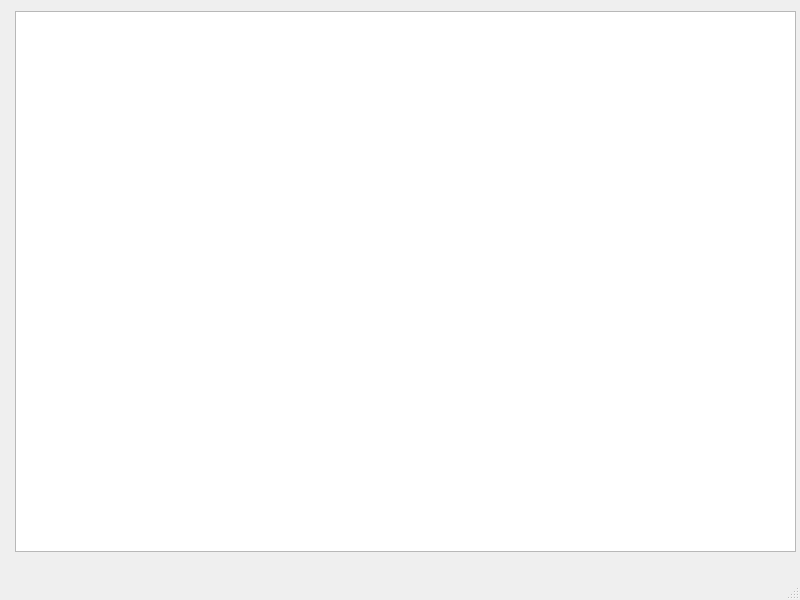
<?xml version="1.0" encoding="UTF-8"?>
<ui version="4.0">
 <class>MainWindow</class>
 <widget class="QMainWindow" name="MainWindow">
  <property name="geometry">
   <rect>
    <x>0</x>
    <y>0</y>
    <width>800</width>
    <height>600</height>
   </rect>
  </property>
  <property name="windowTitle">
   <string>MainWindow</string>
  </property>
  <widget class="QWidget" name="centralwidget">
   <widget class="QGraphicsView" name="graphicsView">
    <property name="geometry">
     <rect>
      <x>15</x>
      <y>11</y>
      <width>781</width>
      <height>541</height>
     </rect>
    </property>
   </widget>
  </widget>
  <widget class="QMenuBar" name="menubar">
   <property name="geometry">
    <rect>
     <x>0</x>
     <y>0</y>
     <width>800</width>
     <height>26</height>
    </rect>
   </property>
  </widget>
  <widget class="QStatusBar" name="statusbar"/>
 </widget>
 <resources/>
 <connections/>
</ui>
